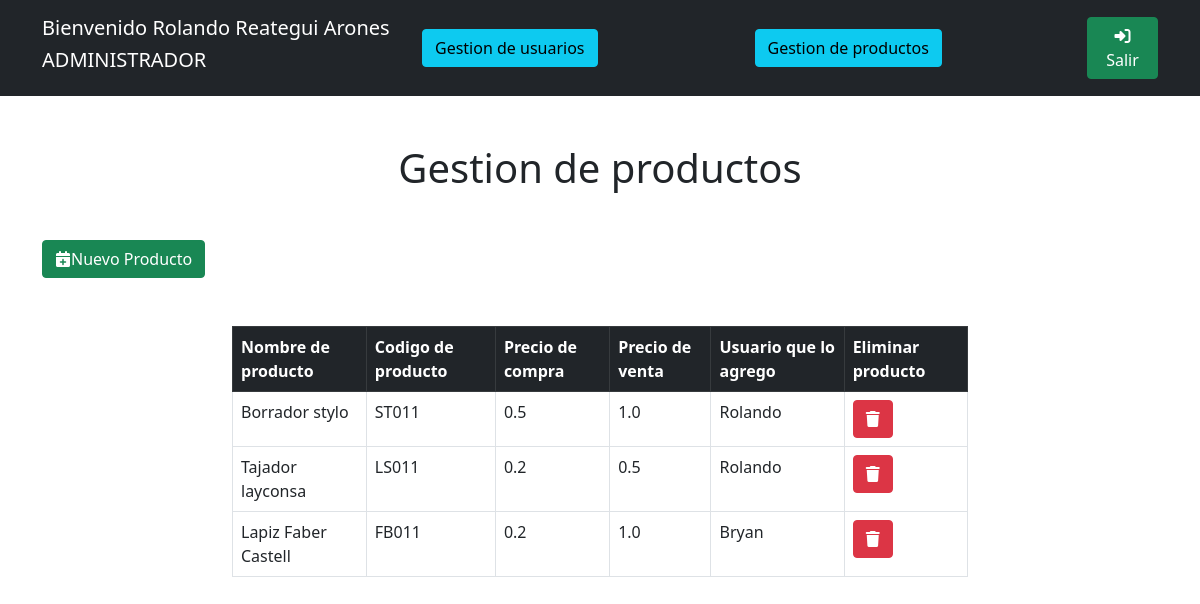
The app's page /gestionProductos (signed in) with its own data.
### gestion_tienda/models.py (models this page shows)
class datosUsuario(models.Model):
    user = models.OneToOneField(User,on_delete=models.CASCADE)
    Nombre = models.CharField(default='NOMBRE',max_length=30)
    Apellido =models.CharField(default='APELLIDO',max_length=30)
    Email = models.EmailField()
    Username = models.CharField(default='USERNAME',max_length=30)
    Contrasena = models.CharField(default='PASSWORD',max_length=30)
    RolUsuario = models.CharField(default='ROL',max_length=512)
    NoCelular = models.CharField(default='999999999',max_length=11)
    FechaIngreso = models.DateField(default=date.today)

class Producto(models.Model):
    NombreProducto=models.CharField(default='NOMBREPRODUCTO',max_length=30)
    Codigo=models.CharField(default='CODIGO',max_length=30)
    PrecioCompra=models.FloatField(default=0.00)
    PrecioVenta=models.FloatField(default=0.00)
    Usuario=models.ForeignKey(User,on_delete=models.CASCADE)

### gestion_tienda/views.py (the view)
# urls.py: path('gestionProductos',views.gestionProductos,name='gestionProductos'),
def gestionProductos(request):
    productosUsuario=Producto.objects.all()
    return render(request,'gestionProductos.html',{
        'productosUsuario': productosUsuario
    })

### gestion_tienda/templates/gestionProductos.html (shortened to what this page needs)
<!DOCTYPE html>
<html lang="en">
<head>
    <link rel="stylesheet" href="https://cdnjs.cloudflare.com/ajax/libs/font-awesome/6.4.0/css/all.min.css" />
    <link href="https://cdn.jsdelivr.net/npm/bootstrap@5.0.2/dist/css/bootstrap.min.css" rel="stylesheet">
</head>
<body>
    <div class="bg-dark">
        <div class="container">
            <div class="row justify-content-between align-items-center">
                <div class="col-4 mt-3 mb-3 text-white">
                    <div class="row">
                        <h5>Bienvenido {{ user.first_name }} {{ user.last_name }}</h5>
                    </div>
                    <div class="row">
                        <h5>{{ user.datosusuario.RolUsuario}}</h5>
                    </div>
                </div>
                {% if user.datosusuario.RolUsuario == 'ADMINISTRADOR' %}
                <div class="col">
                    <a class="btn btn-info" href="{% url 'gestion_tienda:gestionUsuarios' %}">Gestion de usuarios</a>
                </div>
                {% endif %}
                <div class="col">
                    <a class="btn btn-info" href="{% url 'gestion_tienda:gestionProductos' %}">Gestion de productos</a>
                </div>
                <div class="col-1">
                    <a class="btn btn-success" href="{% url 'gestion_tienda:cerrarSesion' %}">
                       <i class="fa-solid fa-right-to-bracket"></i>Salir
                    </a>
                </div>
            </div>
        </div>
    </div>
    <div class="mt-5 text-center mb-3">
        <h1>Gestion de productos</h1>
    </div>
    <div class="container mt-5">
        <div class="row justify-content-between">
            <div class="col-2 text-start">
                <button class="btn btn-success" data-bs-toggle="modal" data-bs-target="#nuevoProducto"><i class="fa-solid fa-calendar-plus"></i>Nuevo Producto</button>
            </div>
        </div>
    </div>
    <div class="mt-5 container">
        <div class="row justify-content-center">
            <div class="col-8">
                <table class="table table-bordered">
                    <thead class="table-dark">
                        <th>Nombre de producto</th>
                        <th>Codigo de producto</th>
                        <th>Precio de compra</th>
                        <th>Precio de venta</th>
                        <th>Usuario que lo agrego</th>
                        {% if user.datosusuario.RolUsuario == 'ADMINISTRADOR' %}
                        <th>Eliminar producto</th>
                        {% endif %}
                    </thead>
                    <tbody>
                        {% for producto in productosUsuario %}
                        <tr>
                            <td>{{ producto.NombreProducto }}</td>
                            <td>{{ producto.Codigo }}</td>
                            <td>{{ producto.PrecioCompra}}</td>
                            <td>{{ producto.PrecioVenta}}</td>
                            <td>{{ producto.Usuario.datosusuario.Nombre}}</td>
                            {% if user.datosusuario.RolUsuario == 'ADMINISTRADOR' %}
                            <td><a href="{% url 'gestion_tienda:eliminarProducto' producto.id%}" class="btn btn-danger">
                                <i class="fa-solid fa-trash"></i>
                            </a></td>
                            {% endif %}
                        </tr>
                        {% endfor %}
                    </tbody>
                </table>
            </div>
        </div>
    </div>
</body>
</html>

### records on screen
Producto: NombreProducto "Borrador stylo", Codigo "ST011", PrecioCompra "0.5", PrecioVenta "1.0", Usuario.datosusuario.Nombre "Rolando"
Producto: NombreProducto "Tajador layconsa", Codigo "LS011", PrecioCompra "0.2", PrecioVenta "0.5", Usuario.datosusuario.Nombre "Rolando"
Producto: NombreProducto "Lapiz Faber Castell", Codigo "FB011", PrecioCompra "0.2", PrecioVenta "1.0", Usuario.datosusuario.Nombre "Bryan"

### other values on screen
{{ user.first_name }} "Rolando"
{{ user.last_name }} "Reategui Arones"
{{ user.datosusuario.RolUsuario }} "ADMINISTRADOR"
